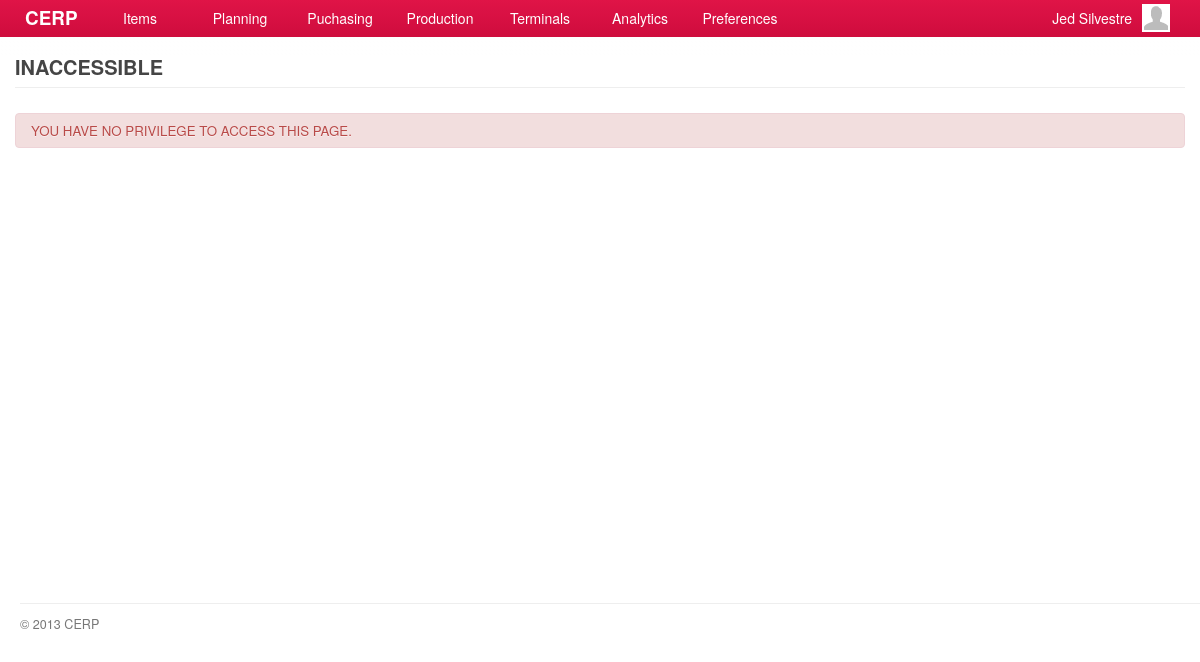
Page /account/manage-purchasing.php (signed in) on the earlier database version.
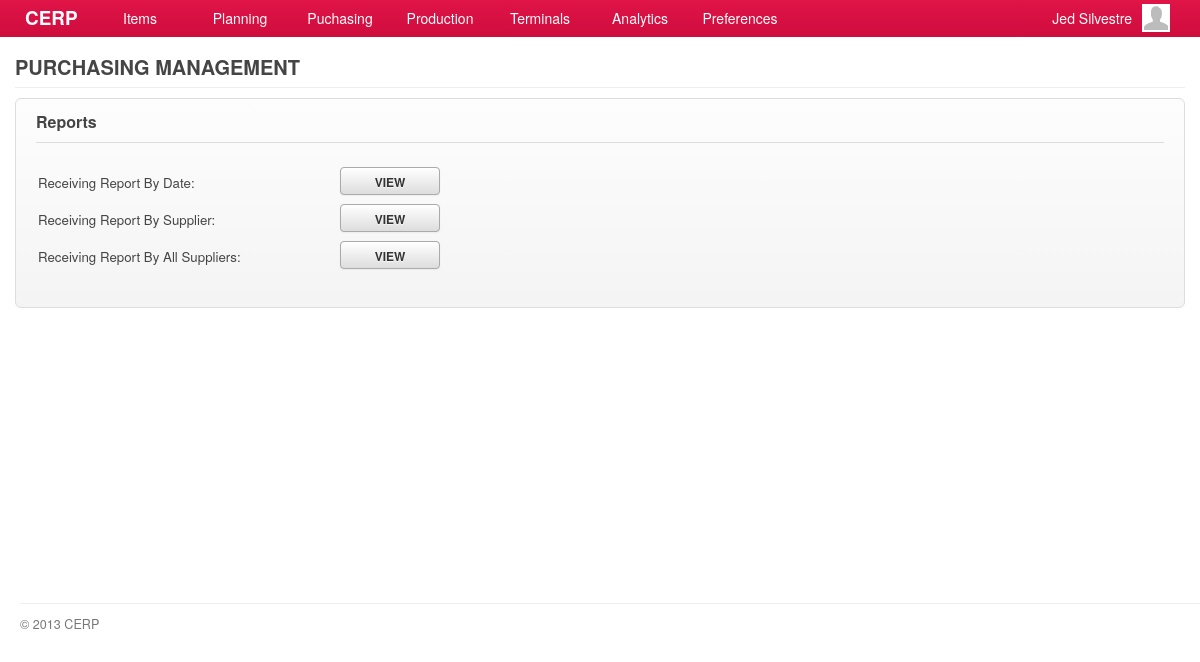
Same page on the later database version.
### tables this page shows
CREATE TABLE `capabilities` (
  `id` int(11) NOT NULL AUTO_INCREMENT,
  `title` varchar(45) DEFAULT NULL,
  `name` varchar(45) DEFAULT NULL,
  `capability` varchar(45) DEFAULT NULL,
  `url` varchar(45) DEFAULT NULL,
  `parent` int(11) DEFAULT NULL,
  PRIMARY KEY (`id`)
);

### include/general.class.php (called while the page is built, shortened)
<?php
require('database.class.php');
require('capabilities.class.php');
require('role.class.php');
$HostAccount	= "account";
$DB				= new MySQL;
  $Host			= "cerp";
  $HostAccount	= "/".$Host."/".$HostAccount;
  $DB->database	= "cerpdb";
  $DB->username	= "cerpuser";
  $DB->password	= "cerpuser";
  $DB->hostname	= "localhost";
$Capabilities	= new Capabilities($DB);
$Signed			= $_SESSION['user'];
$Role		= new Role($DB, $Signed['id']);
require('functions.php');
?>

### include/role.class.php (called while the page is built, shortened)
<?php
class Role
{
	private $DB;
	private $user_id;
	function Role($db, $uid) {
  	$this->DB = $db;
		$this->user_id = $uid;
  }
	function isCapableByName($cap_name) {
		foreach ($this->getUserRoles() as $user_role) {
			$result = $this->DB->Find('role_capabilities', array(
						  			'columns' 		=> 'role_capabilities.*',
						  			'joins' => 'INNER JOIN capabilities ON capabilities.id = role_capabilities.capability_id',
						  	    'conditions' 	=> 'capabilities.capability="'. $cap_name .'" AND role_id='. $user_role['role_id']));
			if(isset($result)) {
				return TRUE;
			}
		}
	}
	function getUserRoles() {
		$result = $this->DB->Get('user_roles', array(
						  			'columns' 		=> 'user_roles.role_id, roles.name',
						  			'joins' => 'INNER JOIN roles ON roles.id = user_roles.role_id',
						  	    'conditions' 	=> 'user_roles.user_id='. $this->user_id));
		if(isset($result)) {
			return $result;
		}
	}
}

### include/database.class.php (called while the page is built, shortened)
<?php
class MySQL {
  public $username	= "cerpuser";
  public $password	= "cerpuser";
  public $hostname	= "localhost";
  public function Connect() {
    $conn = mysql_connect($this->hostname, $this->username, $this->password) or die("<br/><span class='notice'><p class='error'><strong>ERROR!</strong> Unable to connect to MySQL! </p></span>");
    return $conn;
  }
  public function Query($sql) {
  	$conn = $this->Connect();
    $result = mysql_query($sql, $conn);
	return $result;
  }
	function Find($table, $args='') {
  	if (isset($args)) {
  	  $args['columns'] = (isset($args['columns']) ? $args['columns'] : '*');
  	  $args['joins'] = (isset($args['joins']) ? $args['joins'] : '');
	 	 	$args['conditions'] = ($args['conditions'] == '' ? '' : 'where '.$args['conditions']);
		}
		$sql = "SELECT ".$args['columns']." FROM ".$table." ".$args['joins']." ".$args['conditions'];
		$row = $this->IsEmpty($this->Query($sql));
		if($row == null) { return null; }
		return mysql_fetch_array($row);
  }
  function Get($table, $args='') {
  	if (isset($args)) {
  	  $args['columns'] = (isset($args['columns']) ? $args['columns'] : '*');
  	  $args['joins'] = (isset($args['joins']) ? $args['joins'] : '');
		  $args['conditions'] = ($args['conditions'] == '' ? '' : 'WHERE '.$args['conditions']);
  	  $args['order'] = (isset($args['order']) ? ' ORDER BY '.$args['order'] : '');
  	  $args['limit'] = (isset($args['limit']) ? ' LIMIT '.$args['limit'] : '');
  	  $args['group'] = (isset($args['group']) ? ' GROUP BY '.$args['group'] : '');
		}
		$data = array();
		$sql = "SELECT ".$args['columns']." FROM ".$table." ".$args['joins']." ".$args['conditions']." ".$args['group']." ".$args['order']." ".$args['limit'];
		$result = $this->IsEmpty($this->Query($sql));
		if(!empty($result)) {
	      while ($row = mysql_fetch_array($result)) {
	        $data[] = $row;
	      }
		}
		return $data;
  }
  private function IsEmpty($result) {
    if(mysql_num_rows($result) > 0) return $result;
    return null;
  }
}

### include/capabilities.class.php (called while the page is built, shortened)
<?php
class Capabilities {
  private $DB;
	public $All;
	function Capabilities($db) {
		$this->DB = $db;
		$this->GetCapabilities();
	}
  function GetTitle() {
    global $capability_key;
	return $this->All[$capability_key]['title'];
  }
	function GetCapabilities() {
		$capabilities = $this->DB->Get('capabilities', array(
					  			'columns' 		=> 'id, capability, title, name, parent, url',
					  	    'conditions' 	=> 'parent IS NOT null ORDER BY parent'));
		$all = array();
		foreach ($capabilities as $cap) {
			$all[$cap['capability']] = array('title' => $cap['title'],'name' => $cap['name'], 'url' => $cap['url'], 'parent' => $cap['parent']);
		}
		$this->All = $all;
	}
}

### include/functions.php (called while the page is built, shortened)
<?php
function host($uri='') {
  global $HostAccount;
  return $HostAccount."/".$uri;
}

### account/manage-purchasing.php (the view, shortened to what the changed rows need)
<?php
  $capability_key = 'manage_purchasing';
  require('header.php');
	$allowed = $Role->isCapableByName($capability_key);
	if(!$allowed) {
		require('inaccessible.php');
	}else{
?>
	<div id="page">
		<div id="page-title">
    	<h2>
      	<span class="title"><?php echo $Capabilities->GetTitle(); ?></span>
      </h2>
		</div>
    <div id="content">
      <form id="form-name" action="<?php host($Capabilities->GetUrl()) ?>" method="POST" class="form-container">
				<h3 class="form-title">Reports</h3>
        <table>
           <tr>
              <td width="300">Receiving Report By Date:</td><td><input id="by-date" type="button" value="VIEW" class="btn strd redirect-to" rel="<?php echo host('report-received-date.php'); ?>" /></td>
           </tr>
           <tr>
              <td>Receiving Report By Supplier:</td><td><input id="by-supplier" type="button" value="VIEW" class="btn strd redirect-to" rel="<?php echo host('report-received-supplier.php'); ?>" /></td>
           </tr>
           <tr>
              <td>Receiving Report By All Suppliers:</td><td><input id="by-all-supplier" type="button" value="VIEW" class="btn strd redirect-to" rel="<?php echo host('report-received-supplier-all.php'); ?>" /></td>
           </tr>
           <tr><td height="5" colspan="99"></td></tr>
        </table>
      </form>
		</div>
	</div>
<?php }
require('footer.php'); ?>

### account/inaccessible.php (shortened to what the changed rows need)
<div id="page">
	<div id="page-title">
  	<h2>
    	<span class="title">INACCESSIBLE</span>
    </h2>
	</div>
	<div id="content"><br/>
		<span class="notice">
      <p class="error">YOU HAVE NO PRIVILEGE TO ACCESS THIS PAGE.</p>
    </span>
	</div>
</div>

Differences in the rows shown:
added capabilities: title "PURCHASING MANAGEMENT"
Other differences:
form field value: (not shown) → "VIEW"
text no longer shown: "INACCESSIBLE YOU HAVE NO PRIVILEGE TO ACCESS THIS PAGE."
text now shown: "Reports Receiving Report By Date: Receiving Report By Supplier: Receiving Report By All Suppliers:"
